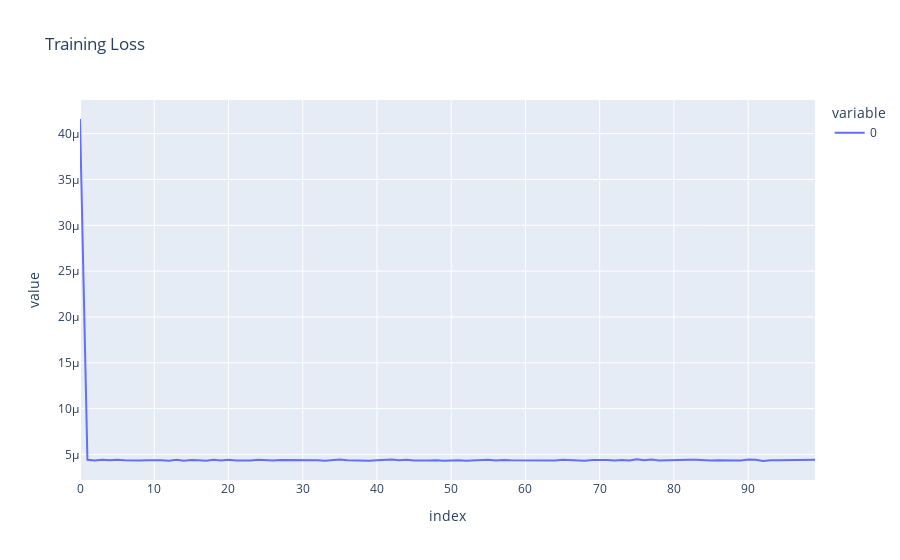

Notebook code cell kept with this figure:
### Code cell
# Setup the environment.
n_contexts = 1
device = utils.set_torch_device(use_gpu=False)

model, train_loader, optimizer = setup(data_type='narrow', n_contexts=n_contexts,
                                       lr=.005, device=device, n_layers=2)

nepochs = 100
log_interval = 10
train_losses = train(model, train_loader, optimizer, nepochs, log_interval, device=device)

fig = px.line(train_losses.cpu().numpy(), title='Training Loss', labels={'x':'Epoch', 'y':'Loss'})
fig.show()

### Figure 1 — Plotly figure (JSON) as saved in the notebook; plotly's stock layout.template omitted (floating-point values rounded to 4 significant figures)
{"data": [{"hovertemplate": "variable=0<br>index=%{x}<br>value=%{y}<extra></extra>", "legendgroup": "0", "line": {"color": "#636efa", "dash": "solid"}, "marker": {"symbol": "circle"}, "mode": "lines", "name": "0", "orientation": "v", "showlegend": true, "type": "scatter", "x": [0, 1, 2, 3, 4, 5, 6, 7, 8, 9, 10, 11, 12, 13, 14, 15, 16, 17, 18, 19, 20, 21, 22, 23, 24, 25, 26, 27, 28, 29, 30, 31, 32, 33, 34, 35, 36, 37, 38, 39, 40, 41, 42, 43, 44, 45, 46, 47, 48, 49, 50, 51, 52, 53, 54, 55, 56, 57, 58, 59, 60, 61, 62, 63, 64, 65, 66, 67, 68, 69, 70, 71, 72, 73, 74, 75, 76, 77, 78, 79, 80, 81, 82, 83, 84, 85, 86, 87, 88, 89, 90, 91, 92, 93, 94, 95, 96, 97, 98, 99], "xaxis": "x", "y": [4.16e-05, 4.407e-06, 4.349e-06, 4.418e-06, 4.372e-06, 4.41e-06, 4.352e-06, 4.324e-06, 4.338e-06, 4.353e-06, 4.4e-06, 4.376e-06, 4.303e-06, 4.41e-06, 4.316e-06, 4.402e-06, 4.371e-06, 4.322e-06, 4.418e-06, 4.335e-06, 4.425e-06, 4.336e-06, 4.34e-06, 4.327e-06, 4.424e-06, 4.357e-06, 4.334e-06, 4.398e-06, 4.403e-06, 4.341e-06, 4.401e-06, 4.404e-06, 4.354e-06, 4.317e-06, 4.352e-06, 4.448e-06, 4.376e-06, 4.341e-06, 4.303e-06, 4.324e-06, 4.361e-06, 4.368e-06, 4.439e-06, 4.353e-06, 4.432e-06, 4.349e-06, 4.321e-06, 4.326e-06, 4.376e-06, 4.3e-06, 4.336e-06, 4.379e-06, 4.302e-06, 4.355e-06, 4.458e-06, 4.429e-06, 4.331e-06, 4.383e-06, 4.352e-06, 4.343e-06, 4.344e-06, 4.341e-06, 4.358e-06, 4.36e-06, 4.345e-06, 4.423e-06, 4.374e-06, 4.324e-06, 4.324e-06, 4.404e-06, 4.352e-06, 4.38e-06, 4.339e-06, 4.4e-06, 4.351e-06, 4.467e-06, 4.355e-06, 4.437e-06, 4.343e-06, 4.372e-06, 4.441e-06, 4.398e-06, 4.431e-06, 4.417e-06, 4.37e-06, 4.347e-06, 4.361e-06, 4.352e-06, 4.401e-06, 4.332e-06, 4.448e-06, 4.42e-06, 4.283e-06, 4.367e-06, 4.36e-06, 4.378e-06, 4.349e-06, 4.432e-06, 4.412e-06, 4.407e-06], "yaxis": "y"}], "layout": {"legend": {"title": {"text": "variable"}, "tracegroupgap": 0}, "title": {"text": "Training Loss"}, "xaxis": {"anchor": "y", "domain": [0, 1], "title": {"text": "index"}}, "yaxis": {"anchor": "x", "domain": [0, 1], "title": {"text": "value"}}}}
